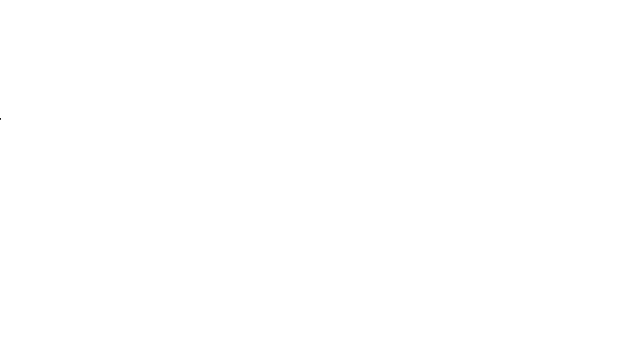
Frame 1 (no input)
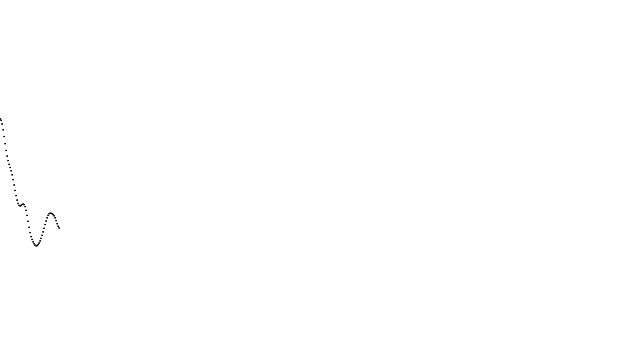
Frame 60 (no input)
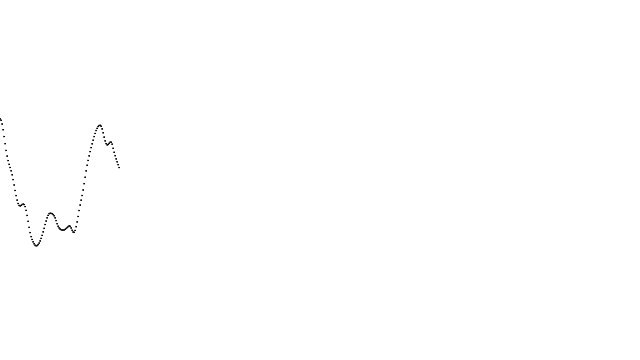
Frame 120 (the mouse pressed at the canvas centre since frame 60)

The p5.js sketch that drew these frames (run headless with seeded random() and noise() and a simulated clock; from frame 60 on, the mouse is pressed at the canvas centre):

// p5.js sketch
// ── sketch.js
var t = 0;
var x = 0;

function setup() {
    createCanvas(640, 360);
    background(255);
}

function draw() {
    // Creates a simple line graph of ymap (noise) over time.
    let ymap = map(noise(t), 0, 1, height, 0);
    ellipse(x,ymap, 1, 1);

    x ++;
    t += .02;

    if (x > width) {
        background(255);
        x = 0;
    }

}
